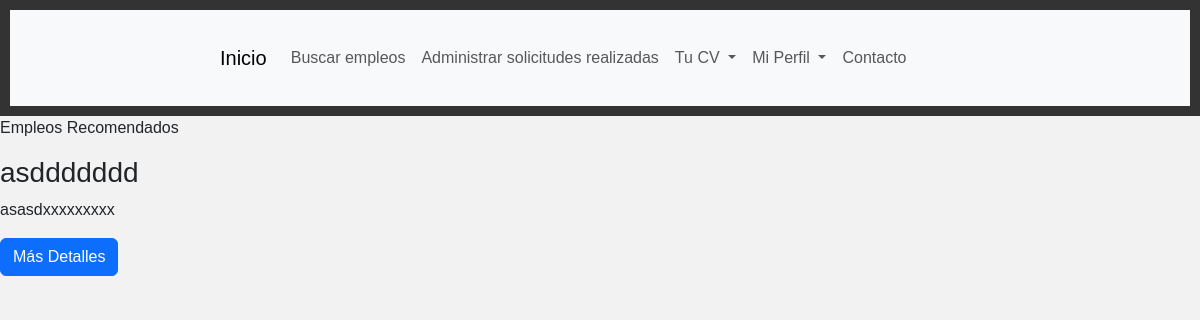
Page /App_curriculums/Home/ (signed in) on the earlier database version.
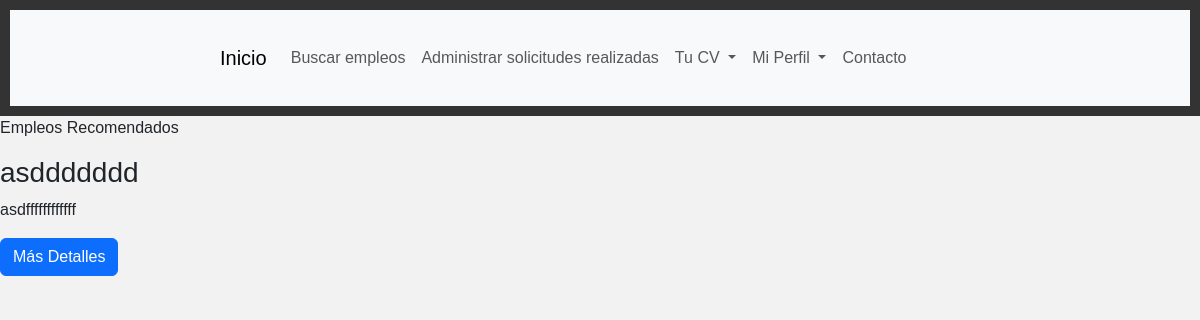
Same page on the later database version.
### App_curriculums/models.py (models this page shows)
class Trabajos(models.Model):
    id = models.AutoField(primary_key=True, null=False, unique=True)
    publicador = models.ForeignKey(Usuarios, on_delete=models.CASCADE, to_field='nombre_usu')
    area = models.CharField(max_length=254,blank=True,null=False,default='Area no especificada')
    tipo_trabajo = models.CharField(max_length=54,blank=True,null=True,default='No especificado')
    tipo_contrato = models.CharField(max_length=54,blank=True,null=True,default='No especificado')
    titulo = models.CharField(max_length=54,blank=True,null=False,default='No especificado')
    descripcion = models.TextField(null=False,blank=True,default='Sin descripcion')
    requisitos = models.CharField(max_length=254,null=False,blank=True,default='Sin requisitos')
    ubicacion = models.CharField(max_length=254,null=False,blank=False,default='Falta espesificar ubicacion')
    fecha_publicacion = models.DateTimeField(null=False,blank=False,default=timezone.now)
    fecha_limite = models.DateTimeField(null=True,blank=True)
    remoto = models.CharField(max_length=2,blank=False,null=False,default='NA')
    sueldo = models.IntegerField(null=True,blank=True)

### App_curriculums/views.py (the view)
# urls.py: path('/Home/', views.Home_page, name = 'Home_page'),
def Home_page(request):
    try:
        nombre_usu = request.session.get('nombre_usu')
        usuario = Usuarios.objects.get(nombre_usu=nombre_usu)
        curriculum = Curriculums.objects.get(nombre_usu=usuario)
        empleado_area = curriculum.area
        trabajos_recomendados = Trabajos.objects.filter(area=empleado_area)
    except:
        trabajos_recomendados = 0
    return render(request, 'html/Home.html', {'trabajos_recomendados': trabajos_recomendados})

### App_curriculums/templates/html/Home.html (shortened to what this page needs)
{% load static %}
<!DOCTYPE html>
<html lang="es">
<head>
    <link rel="stylesheet" href="https://cdn.jsdelivr.net/npm/bootstrap@5.3.0/dist/css/bootstrap.min.css">
    <link rel="stylesheet" href="{% static 'App_curriculums/css/Home.css' %}">
</head>
<body>
    <header>
        <nav class="navbar navbar-expand-lg navbar-light bg-light">
            <div class="container">
                <a class="navbar-brand" href="#">Inicio</a>
                <div class="collapse navbar-collapse" id="navbarNav">
                    <ul class="navbar-nav ml-auto">
                        {%if request.session.rol_usu == 0%}
                        <li class="nav-item">
                            <a class="nav-link" href="{% url 'Listado_trabajos' %}">Buscar empleos</a>
                        </li>
                        <li class="nav-item">
                            <a class="nav-link" href="{% url 'Mis_aplicaciones' %}">Administrar solicitudes realizadas</a>
                        </li>
                        {%endif%}
                        <li class="nav-item dropdown">
                            {% if request.session.rol_usu == 0 %}
                            <li class="nav-item dropdown">
                                <a class="nav-link dropdown-toggle" href="#" id="menuEmpleadoDropdown" role="button" data-bs-toggle="dropdown" aria-haspopup="true" aria-expanded="false">
                                    Tu CV
                                </a>
                            </li>
                            {% endif %}
                        </li>
                        <li class="nav-item dropdown">
                            {% if request.session.rol_usu == 0 %}
                            <a class="nav-link dropdown-toggle" href="#" id="perfilDropdown" role="button" data-bs-toggle="dropdown" aria-haspopup="true" aria-expanded="false">
                                Mi Perfil
                            </a>
                            {% endif %}
                        </li>
                        <li class="nav-item">
                            <a class="nav-link" href="#">Contacto</a>
                        </li>
                    </ul>
                </div>
            </div>
        </nav>
    </header>
    {% if request.session.rol_usu == 0 %}
    <p>Empleos Recomendados</p>
    {% for trabajo in trabajos_recomendados %}
    <div>
        <h3>{{ trabajo.titulo }}</h3>
        <p>{{ trabajo.descripcion }}</p>
        <a href="#" class="btn btn-primary">Más Detalles</a>
    </div>
    {% endfor %}
    {% elif request.session.rol_usu == 1 %}
        <p>Contenido para empleadores</p>
    {%else %}
    <div class="container">
        <h1>Bienvenido a la Página de Empleos</h1>
        <p class="description">Encuentra tu próximo trabajo o publica una oferta laboral. ¡Comienza tu búsqueda hoy!</p>
    </div>
    {% endif %}
</body>
</html>

Differences in the rows shown:
changed Trabajos "asddddddd": descripcion "asasdxxxxxxxxx" → "asdffffffffffff"
